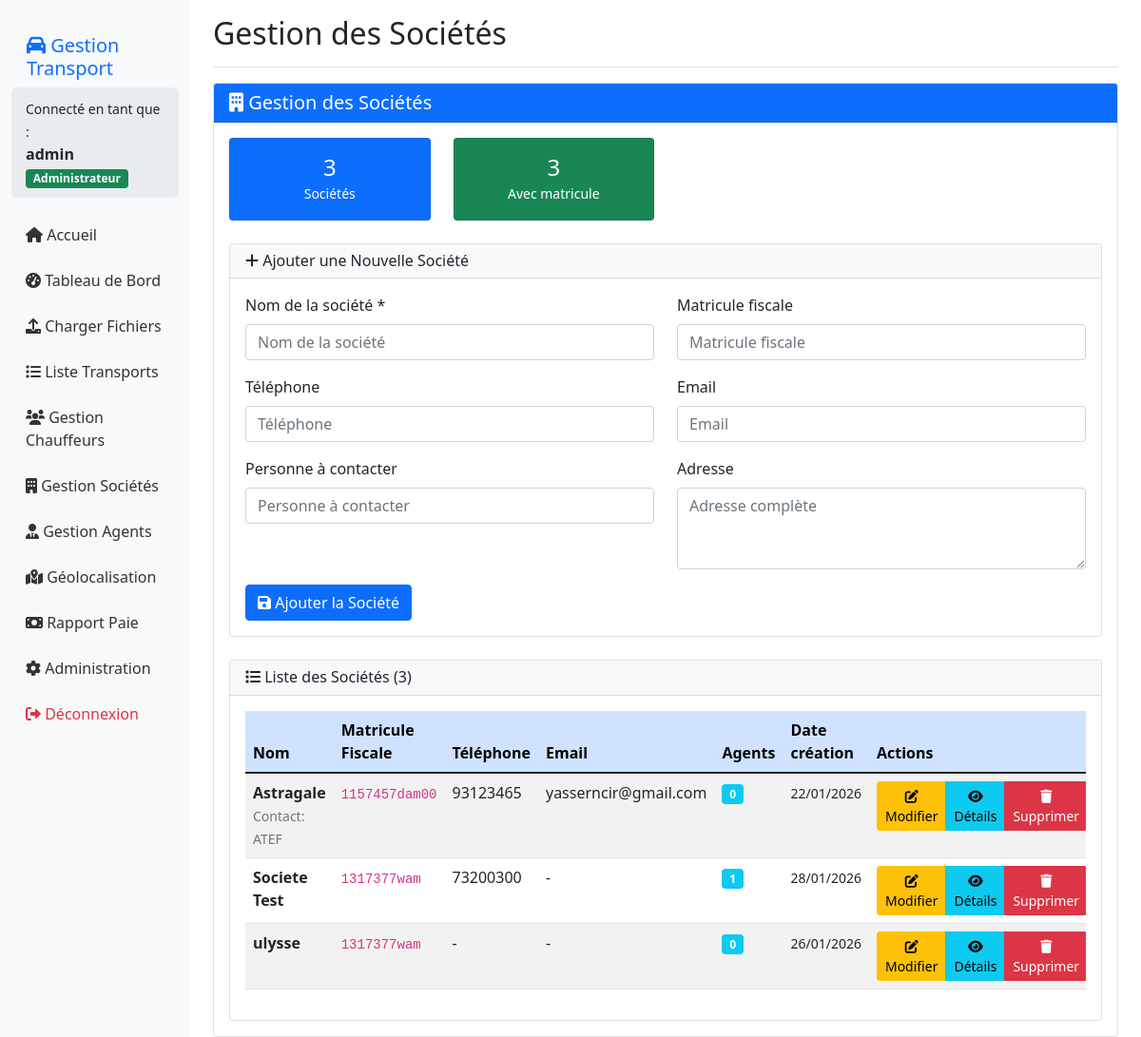
/societes/ (signed in), run on the app's committed database.
### gestion/models.py (models this page shows, shortened)
class Societe(models.Model):
    nom = models.CharField(max_length=200, unique=True, verbose_name="Nom de la société")
    matricule_fiscale = models.CharField(max_length=100, blank=True, null=True, verbose_name="Matricule fiscale")
    adresse = models.TextField(blank=True, null=True, verbose_name="Adresse de la société")
    telephone = models.CharField(max_length=20, blank=True, null=True, verbose_name="Téléphone de la société")
    email = models.EmailField(blank=True, null=True, verbose_name="Email de la société")
    contact_personne = models.CharField(max_length=200, blank=True, null=True, verbose_name="Personne à contacter")
    created_at = models.DateTimeField(default=timezone.now)
    updated_at = models.DateTimeField(auto_now=True)
    class Meta:
        verbose_name = "Société"
        verbose_name_plural = "Sociétés"
        ordering = ['nom']
    def get_agents_count(self):
        return self.agent_set.count()

### gestion/views.py (the view)
# urls.py: path('societes/', views.gestion_societes, name='societes'),
@login_required
def gestion_societes(request):
    societes = Societe.objects.all().order_by('nom')
    total_societes = societes.count()
    societes_avec_matricule = societes.filter(matricule_fiscale__isnull=False).exclude(matricule_fiscale='').count()
    if request.method == 'POST':
        form = SocieteForm(request.POST)
        if form.is_valid():
            form.save()
            messages.success(request, 'Société ajoutée avec succès')
            return redirect('societes')
        else:
            messages.error(request, 'Erreur dans le formulaire')
    else:
        form = SocieteForm()
    context = {
        'societes': societes,
        'form': form,
        'total_societes': total_societes,
        'societes_avec_matricule': societes_avec_matricule,
    }
    return render(request, 'gestion/societes.html', context)

### templates/gestion/societes.html (shortened to what this page needs)
{% extends 'gestion/base.html' %}
{% block page_title %}Gestion des Sociétés{% endblock %}
{% block content %}
<div class="row">
    <div class="col-12">
        <div class="card">
            <div class="card-header bg-primary text-white d-flex justify-content-between align-items-center">
                <h5 class="card-title mb-0"><i class="fas fa-building"></i> Gestion des Sociétés</h5>
            </div>
            <div class="card-body">
                <div class="row mb-4">
                    <div class="col-md-3">
                        <div class="card bg-primary text-white text-center">
                            <div class="card-body py-3">
                                <h4 class="card-title mb-0">{{ total_societes }}</h4>
                                <small>Sociétés</small>
                            </div>
                        </div>
                    </div>
                    <div class="col-md-3">
                        <div class="card bg-success text-white text-center">
                            <div class="card-body py-3">
                                <h4 class="card-title mb-0">{{ societes_avec_matricule }}</h4>
                                <small>Avec matricule</small>
                            </div>
                        </div>
                    </div>
                </div>
                <div class="row mb-4">
                    <div class="col-md-12">
                        <div class="card">
                            <div class="card-header bg-light">
                                <h6 class="card-title mb-0"><i class="fas fa-plus"></i> Ajouter une Nouvelle Société</h6>
                            </div>
                            <div class="card-body">
                                <form method="post">
                                    <div class="row">
                                        <div class="col-md-6">
                                            <div class="mb-3">
                                                <label class="form-label">Nom de la société *</label>
                                                {{ form.nom }}
                                            </div>
                                        </div>
                                        <div class="col-md-6">
                                            <div class="mb-3">
                                                <label class="form-label">Matricule fiscale</label>
                                                {{ form.matricule_fiscale }}
                                            </div>
                                        </div>
                                    </div>
                                    <div class="row">
                                        <div class="col-md-6">
                                            <div class="mb-3">
                                                <label class="form-label">Téléphone</label>
                                                {{ form.telephone }}
                                            </div>
                                        </div>
                                        <div class="col-md-6">
                                            <div class="mb-3">
                                                <label class="form-label">Email</label>
                                                {{ form.email }}
                                            </div>
                                        </div>
                                    </div>
                                    <div class="row">
                                        <div class="col-md-6">
                                            <div class="mb-3">
                                                <label class="form-label">Personne à contacter</label>
                                                {{ form.contact_personne }}
                                            </div>
                                        </div>
                                        <div class="col-md-6">
                                            <div class="mb-3">
                                                <label class="form-label">Adresse</label>
                                                {{ form.adresse }}
                                            </div>
                                        </div>
                                    </div>
                                    <button type="submit" class="btn btn-primary">
                                        <i class="fas fa-save"></i> Ajouter la Société
                                    </button>
                                </form>
                            </div>
                        </div>
                    </div>
                </div>
                <div class="row">
                    <div class="col-12">
                        <div class="card">
                            <div class="card-header bg-light">
                                <h6 class="card-title mb-0">
                                    <i class="fas fa-list"></i> Liste des Sociétés ({{ societes|length }})
                                </h6>
                            </div>
                            <div class="card-body">
                                {% if societes %}
                                    <div class="table-responsive">
                                        <table class="table table-striped table-hover">
                                            <thead class="table-primary">
                                                <tr>
                                                    <th>Nom</th>
                                                    <th>Matricule Fiscale</th>
                                                    <th>Téléphone</th>
                                                    <th>Email</th>
                                                    <th>Agents</th>
                                                    <th>Date création</th>
                                                    <th>Actions</th>
                                                </tr>
                                            </thead>
                                            <tbody>
                                                {% for societe in societes %}
                                                <tr>
                                                    <td>
                                                        <strong>{{ societe.nom }}</strong>
                                                        {% if societe.contact_personne %}
                                                            <br><small class="text-muted">Contact: {{ societe.contact_personne }}</small>
                                                        {% endif %}
                                                    </td>
                                                    <td>
                                                        {% if societe.matricule_fiscale %}
                                                            <code>{{ societe.matricule_fiscale }}</code>
                                                        {% else %}
                                                            <span class="text-muted">Non renseigné</span>
                                                        {% endif %}
                                                    </td>
                                                    <td>{{ societe.telephone|default:"-" }}</td>
                                                    <td>{{ societe.email|default:"-" }}</td>
                                                    <td>
                                                        <span class="badge bg-info">{{ societe.get_agents_count }}</span>
                                                    </td>
                                                    <td>
                                                        <small>{{ societe.created_at|date:"d/m/Y" }}</small>
                                                    </td>
                                                    <td>
                                                        <div class="btn-group btn-group-sm">
                                                            <a href="{% url 'modifier_societe' societe.id %}" class="btn btn-warning">
                                                                <i class="fas fa-edit"></i> Modifier
                                                            </a>
                                                            <a href="{% url 'detail_societe' societe.id %}" class="btn btn-info">
                                                                <i class="fas fa-eye"></i> Détails
                                                            </a>
                                                            <a href="{% url 'supprimer_societe' societe.id %}" class="btn btn-danger"
                                                               onclick="return confirm('Êtes-vous sûr de vouloir supprimer la société {{ societe.nom }} ?')">
                                                                <i class="fas fa-trash"></i> Supprimer
                                                            </a>
                                                        </div>
                                                    </td>
                                                </tr>
                                                {% endfor %}
                                            </tbody>
                                        </table>
                                    </div>
                                {% endif %}
                            </div>
                        </div>
                    </div>
                </div>
            </div>
        </div>
    </div>
</div>
{% endblock %}

### templates/gestion/base.html (shortened to what this page needs)
<!DOCTYPE html>
<html lang="fr">
<head>
    <link href="https://cdn.jsdelivr.net/npm/bootstrap@5.1.3/dist/css/bootstrap.min.css" rel="stylesheet">
    <link href="https://cdnjs.cloudflare.com/ajax/libs/font-awesome/6.0.0/css/all.min.css" rel="stylesheet">
</head>
<body>
    <div class="container-fluid">
        <div class="row">
            <nav class="col-md-3 col-lg-2 d-md-block sidebar">
                <div class="position-sticky pt-3">
                    <h5 class="px-3 text-primary"><i class="fas fa-car"></i> Gestion Transport</h5>
                    <div class="user-info">
                        <small>Connecté en tant que :</small><br>
                        <strong>{{ user.username }}</strong>
                        {% if user.is_staff %}
                        <span class="badge bg-success">Administrateur</span>
                        {% else %}
                        <span class="badge bg-info">Utilisateur</span>
                        {% endif %}
                    </div>
                    <ul class="nav flex-column">
                        <li class="nav-item">
                            <a class="nav-link" href="{% url 'index' %}">
                                <i class="fas fa-home"></i> Accueil
                            </a>
                        </li>
                        <li class="nav-item">
                            <a class="nav-link" href="{% url 'tableau_de_bord' %}">
                                <i class="fas fa-tachometer-alt"></i> Tableau de Bord
                            </a>
                        </li>
                        <li class="nav-item">
                            <a class="nav-link" href="{% url 'upload' %}">
                                <i class="fas fa-upload"></i> Charger Fichiers
                            </a>
                        </li>
                        <li class="nav-item">
                            <a class="nav-link" href="{% url 'liste_transports' %}">
                                <i class="fas fa-list"></i> Liste Transports
                            </a>
                        </li>
                        <li class="nav-item">
                            <a class="nav-link" href="{% url 'chauffeurs' %}">
                                <i class="fas fa-users"></i> Gestion Chauffeurs
                            </a>
                        </li>
                        <li class="nav-item">
                            <a class="nav-link" href="{% url 'societes' %}">
                                <i class="fas fa-building"></i> Gestion Sociétés
                            </a>
                        </li>
                        <li class="nav-item">
                            <a class="nav-link" href="{% url 'agents' %}">
                                <i class="fas fa-user-tie"></i> Gestion Agents
                            </a>
                        </li>
                        <li class="nav-item">
                            <a class="nav-link" href="{% url 'carte' %}">
                                <i class="fas fa-map-marked-alt"></i> Géolocalisation
                            </a>
                        </li>
                        {% if user.is_staff %}
                        <li class="nav-item">
                            <a class="nav-link" href="{% url 'paie' %}">
                                <i class="fas fa-money-bill"></i> Rapport Paie
                            </a>
                        </li>
                        <li class="nav-item">
                            <a class="nav-link" href="/admin/" target="_blank">
                                <i class="fas fa-cog"></i> Administration
                            </a>
                        </li>
                        {% endif %}
                        <li class="nav-item">
                            <a class="nav-link text-danger" href="{% url 'logout' %}">
                                <i class="fas fa-sign-out-alt"></i> Déconnexion
                            </a>
                        </li>
                    </ul>
                </div>
            </nav>
            <main class="col-md-9 ms-sm-auto col-lg-10 px-md-4 main-content">
                <div class="d-flex justify-content-between flex-wrap flex-md-nowrap align-items-center pt-3 pb-2 mb-3 border-bottom">
                    <h2 class="text-dark">{% block page_title %}Systeme de Gestion de Transport{% endblock %}</h2>
                </div>
                {% block content %}{% endblock %}
            </main>
        </div>
    </div>
</body>
</html>

### data on the page
Societe: nom "Astragale", contact_personne "ATEF", matricule_fiscale "1157457dam00", telephone "93123465", email "yasserncir@gmail.com", get_agents_count "0", created_at "22/01/2026"
Societe: nom "Societe Test", matricule_fiscale "1317377wam", telephone "73200300", email "-", get_agents_count "1", created_at "28/01/2026"
Societe: nom "ulysse", matricule_fiscale "1317377wam", telephone "-", email "-", get_agents_count "0", created_at "26/01/2026"

### other printed values
{{ user.username }} "admin"
{{ total_societes }} "3"
{{ societes_avec_matricule }} "3"
{{ societes|length }} "3"
